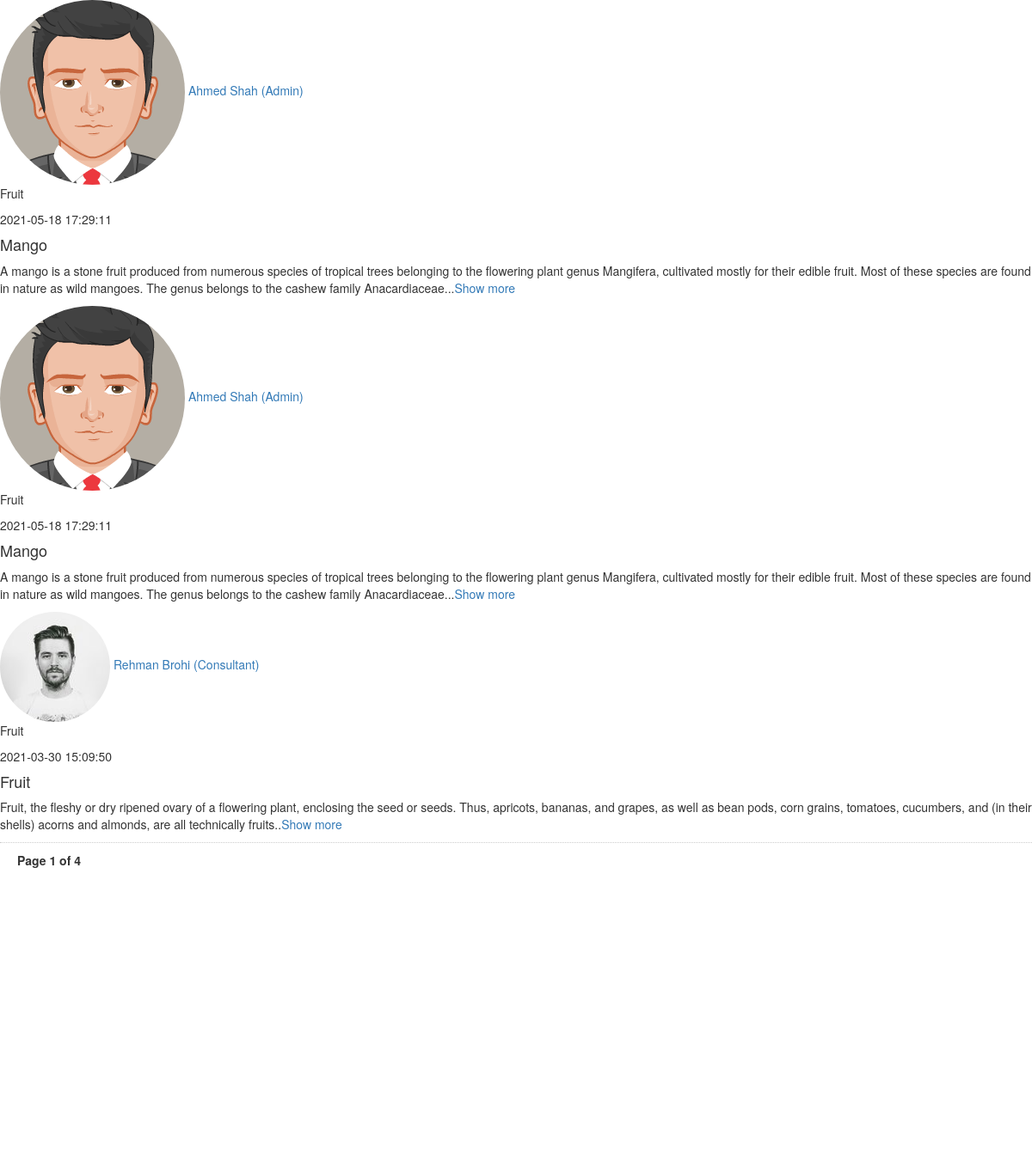
The page /pages/pagination.php on the database its author committed.
### tables this page shows
CREATE TABLE `post` (
  `post_id` int(11) NOT NULL AUTO_INCREMENT,
  `category_id` int(11) NOT NULL,
  `user_assign_role_id` int(11) NOT NULL,
  `post_title` varchar(500) NOT NULL,
  `post_summary` longtext NOT NULL,
  `post_description` longtext DEFAULT NULL,
  `post_type` enum('Knowledge Base','Discussion Forum') NOT NULL,
  `is_active` tinyint(1) DEFAULT 0,
  `added_on` timestamp NOT NULL DEFAULT current_timestamp() ON UPDATE current_timestamp(),
  `updated_on` timestamp NULL DEFAULT NULL,
  `tag` enum('Success Story','Farmer Experience') DEFAULT NULL,
  PRIMARY KEY (`post_id`),
  KEY `user_id` (`user_assign_role_id`),
  KEY `category_id` (`category_id`),
  CONSTRAINT `post_ibfk_1` FOREIGN KEY (`user_assign_role_id`) REFERENCES `user_assign_role` (`user_assign_role_id`)
);

CREATE TABLE `user` (
  `user_id` int(11) NOT NULL AUTO_INCREMENT,
  `first_name` varchar(200) NOT NULL,
  `last_name` varchar(200) NOT NULL,
  `gender` enum('Male','Female') DEFAULT NULL,
  `user_email` varchar(200) NOT NULL,
  `user_password` varchar(200) NOT NULL,
  `user_image` varchar(200) NOT NULL,
  `city_id` int(11) NOT NULL,
  `expert_level` enum('Expert','Intermediate','Beginner') NOT NULL,
  `phone_number` varchar(200) NOT NULL,
  `address` varchar(1000) DEFAULT NULL,
  `is_active` int(1) DEFAULT 1,
  `is_approved` int(1) DEFAULT 0,
  `added_on` timestamp NOT NULL DEFAULT current_timestamp() ON UPDATE current_timestamp(),
  `updated_on` timestamp NULL DEFAULT NULL,
  `category_id` int(11) DEFAULT NULL,
  PRIMARY KEY (`user_id`),
  KEY `city_id` (`city_id`),
  CONSTRAINT `user_ibfk_1` FOREIGN KEY (`city_id`) REFERENCES `city` (`city_id`)
);

CREATE TABLE `user_role` (
  `user_role_id` int(11) NOT NULL AUTO_INCREMENT,
  `user_role` varchar(200) DEFAULT NULL,
  PRIMARY KEY (`user_role_id`)
);

CREATE TABLE `category` (
  `category_id` int(11) NOT NULL AUTO_INCREMENT,
  `category` varchar(200) DEFAULT NULL,
  `parent_category` int(11) DEFAULT NULL,
  PRIMARY KEY (`category_id`),
  KEY `parent_category` (`parent_category`),
  CONSTRAINT `category_ibfk_1` FOREIGN KEY (`parent_category`) REFERENCES `category` (`category_id`)
);

### pages/pagination.php (the view, shortened to what this page needs)
<link rel="stylesheet" href="https://maxcdn.bootstrapcdn.com/bootstrap/3.4.1/css/bootstrap.min.css">
<?php
    require_once '../require/database.php';
    $q = "SELECT * FROM post INNER JOIN user_assign_role ON post.user_assign_role_id=user_assign_role.user_assign_role_id INNER JOIN user_role ON user_role.user_role_id=user_assign_role.user_role_id INNER JOIN category ON category.category_id=post.category_id INNER JOIN post_attachment ON post_attachment.post_id=post.post_id INNER JOIN USER ON user.user_id=user_assign_role.user_id WHERE post_type='Knowledge Base' ORDER BY post.post_id DESC";
    $db->_result($q);
    $con = $db->connection;
    if (isset($_GET['page_no']) && $_GET['page_no']!="") {
        $page_no = $_GET['page_no'];
    }else {
        $page_no = 1;
    }
    $total_records_per_page = 3;
    $offset = ($page_no-1) * $total_records_per_page;
    $previous_page = $page_no - 1;
    $next_page = $page_no + 1;
    $result_count = mysqli_query($con,"SELECT COUNT(*) As total_records FROM post");
    $total_records = mysqli_fetch_array($result_count);
    $total_records = $total_records['total_records'];
    $total_no_of_pages = ceil($total_records / $total_records_per_page);
    $second_last = $total_no_of_pages - 1;
    $result = mysqli_query($con,"SELECT * FROM post INNER JOIN user_assign_role ON post.user_assign_role_id=user_assign_role.user_assign_role_id INNER JOIN user_role ON user_role.user_role_id=user_assign_role.user_role_id INNER JOIN category ON category.category_id=post.category_id INNER JOIN post_attachment ON post_attachment.post_id=post.post_id INNER JOIN USER ON user.user_id=user_assign_role.user_id WHERE post_type='Knowledge Base' ORDER BY post.post_id DESC LIMIT $offset, $total_records_per_page");
?>
    <section class="content">
      <div class="container-fluid">
        <div class="row">
          <div class="col-9">
            <div class="card">
              <div class="card-body" id="filter">
                <?php
                  if ($result->num_rows) {
                      while ($post = mysqli_fetch_assoc($result)) {
                        ?>
                            <div class="post">
                              <div class="user-block">
                                  <img class="img-circle img-bordered-sm" src="<?php echo $post['user_image']; ?>" alt="User Image">
                                  <span class="username">
                                    <a href="#"><?php echo $post['first_name']." ".$post['last_name']." (".$post['user_role'].")"; ?></a>
                                      <p><?php echo $post['category']; ?></p>
                                  </span>
                                <span class="description"><?php echo $post['added_on']; ?></span>
                              </div>
                              <b><h4><?php echo $post['post_title']; ?></h4></b>
                              <p><?php echo $post['post_description']; ?>..<a href="#" onclick="_detail(<?php echo $post['post_id'];?>)">Show more</a></p>
                              <div class="row mb-3">
                                <div class="col-sm-6">
                                </div>
                              </div>
                            </div>
                        <?php
                      }
                  }
                ?>
              </div>
            </div>
          </div>
        </div>
      </div>
    </section>
<div style='padding: 10px 20px 0px; border-top: dotted 1px #CCC;'>
<strong>Page <?php echo $page_no." of ".$total_no_of_pages; ?></strong>
</div>
<ul class="pagination">
<li <?php if($page_no <= 1){ echo "class='disabled'"; } ?>>
<a <?php if($page_no > 1){
echo "href='?page_no=$previous_page'";
} ?>>Previous</a>
</li>
<li <?php if($page_no >= $total_no_of_pages){
echo "class='disabled'";
} ?>>
<a <?php if($page_no < $total_no_of_pages) {
echo "href='?page_no=$next_page'";
} ?>>Next</a>
</li>
<?php if($page_no < $total_no_of_pages){
echo "<li><a href='?page_no=$total_no_of_pages'>Last &rsaquo;&rsaquo;</a></li>";
} ?>
</ul>
<?php
if ($total_no_of_pages <= 10){
    for ($counter = 1; $counter <= $total_no_of_pages; $counter++){
        if ($counter == $page_no) {
           echo "<li class='active'><a>$counter</a></li>";
        }else{
            echo "<li><a href='?page_no=$counter'>$counter</a></li>";
        }
    }
}
    elseif ($total_no_of_pages > 10){
}
if($page_no <= 4) {
 for ($counter = 1; $counter < 8; $counter++){
    if ($counter == $page_no) {
       echo "<li class='active'><a>$counter</a></li>";
        }else{
           echo "<li><a href='?page_no=$counter'>$counter</a></li>";
                }
}
echo "<li><a>...</a></li>";
echo "<li><a href='?page_no=$second_last'>$second_last</a></li>";
echo "<li><a href='?page_no=$total_no_of_pages'>$total_no_of_pages</a></li>";
}
?>

### rows shown on the page
post: user.user_image (picture), user.first_name "Ahmed", user.last_name "Shah", user_role.user_role "Admin", category.category "Fruit", user.added_on "2021-05-18 17:29:11", post_title "Mango", post_description "A mango is a stone fruit produced from numerous species of tropical trees belonging to the flowering plant genus Mangifera, cultivated mostly for their edible fruit. Most of these species are found in nature as wild mangoes. The genus belongs to the cashew family Anacardiaceae."
post: user.user_image (picture), user.first_name "Rehman", user.last_name "Brohi", user_role.user_role "Consultant", category.category "Fruit", user.added_on "2021-03-30 15:09:50", post_title "Fruit", post_description "Fruit, the fleshy or dry ripened ovary of a flowering plant, enclosing the seed or seeds. Thus, apricots, bananas, and grapes, as well as bean pods, corn grains, tomatoes, cucumbers, and (in their shells) acorns and almonds, are all technically fruits"

### other values the page prints
$page_no "1"
$total_no_of_pages "4"
